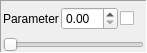
<?xml version="1.0" encoding="UTF-8"?>
<ui version="4.0">
 <class>ParameterWidget</class>
 <widget class="QFrame" name="ParameterWidget">
  <property name="geometry">
   <rect>
    <x>0</x>
    <y>0</y>
    <width>147</width>
    <height>53</height>
   </rect>
  </property>
  <property name="windowTitle">
   <string>ParameterWidget</string>
  </property>
  <property name="frameShape">
   <enum>QFrame::Panel</enum>
  </property>
  <property name="frameShadow">
   <enum>QFrame::Sunken</enum>
  </property>
  <layout class="QVBoxLayout" name="verticalLayout">
   <property name="spacing">
    <number>1</number>
   </property>
   <property name="leftMargin">
    <number>2</number>
   </property>
   <property name="topMargin">
    <number>0</number>
   </property>
   <property name="rightMargin">
    <number>2</number>
   </property>
   <property name="bottomMargin">
    <number>0</number>
   </property>
   <item>
    <widget class="QWidget" name="group" native="true">
     <layout class="QHBoxLayout" name="horizontalLayout">
      <property name="spacing">
       <number>2</number>
      </property>
      <property name="leftMargin">
       <number>0</number>
      </property>
      <property name="topMargin">
       <number>0</number>
      </property>
      <property name="rightMargin">
       <number>0</number>
      </property>
      <property name="bottomMargin">
       <number>0</number>
      </property>
      <item>
       <widget class="QLabel" name="label">
        <property name="text">
         <string>Parameter</string>
        </property>
        <property name="buddy">
         <cstring>spinbox</cstring>
        </property>
       </widget>
      </item>
      <item>
       <widget class="DoubleSpinBox" name="spinbox"/>
      </item>
      <item>
       <widget class="QCheckBox" name="checkbox">
        <property name="sizePolicy">
         <sizepolicy hsizetype="Preferred" vsizetype="Fixed">
          <horstretch>0</horstretch>
          <verstretch>0</verstretch>
         </sizepolicy>
        </property>
        <property name="toolTip">
         <string>fix parameter</string>
        </property>
        <property name="text">
         <string/>
        </property>
        <property name="checkable">
         <bool>true</bool>
        </property>
       </widget>
      </item>
     </layout>
    </widget>
   </item>
   <item>
    <widget class="DoubleSlider" name="slider">
     <property name="focusPolicy">
      <enum>Qt::NoFocus</enum>
     </property>
     <property name="orientation">
      <enum>Qt::Horizontal</enum>
     </property>
    </widget>
   </item>
  </layout>
 </widget>
 <customwidgets>
  <customwidget>
   <class>DoubleSlider</class>
   <extends>QSlider</extends>
   <header>DoubleSlider</header>
   <slots>
    <signal>valueChanged(double)</signal>
    <slot>setDisabled(int)</slot>
    <slot>setValue(double)</slot>
   </slots>
  </customwidget>
  <customwidget>
   <class>DoubleSpinBox</class>
   <extends>QDoubleSpinBox</extends>
   <header>DoubleSpinBox</header>
   <slots>
    <signal>editingFinished(double)</signal>
    <signal>buttonClicked(double)</signal>
    <slot>setDisabled(int)</slot>
   </slots>
  </customwidget>
 </customwidgets>
 <tabstops>
  <tabstop>spinbox</tabstop>
  <tabstop>checkbox</tabstop>
  <tabstop>slider</tabstop>
 </tabstops>
 <resources/>
 <connections>
  <connection>
   <sender>checkbox</sender>
   <signal>stateChanged(int)</signal>
   <receiver>slider</receiver>
   <slot>setDisabled(int)</slot>
   <hints>
    <hint type="sourcelabel">
     <x>133</x>
     <y>15</y>
    </hint>
    <hint type="destinationlabel">
     <x>74</x>
     <y>42</y>
    </hint>
   </hints>
  </connection>
  <connection>
   <sender>checkbox</sender>
   <signal>stateChanged(int)</signal>
   <receiver>spinbox</receiver>
   <slot>setDisabled(int)</slot>
   <hints>
    <hint type="sourcelabel">
     <x>133</x>
     <y>15</y>
    </hint>
    <hint type="destinationlabel">
     <x>96</x>
     <y>15</y>
    </hint>
   </hints>
  </connection>
  <connection>
   <sender>spinbox</sender>
   <signal>editingFinished(double)</signal>
   <receiver>slider</receiver>
   <slot>setValue(double)</slot>
   <hints>
    <hint type="sourcelabel">
     <x>96</x>
     <y>15</y>
    </hint>
    <hint type="destinationlabel">
     <x>74</x>
     <y>42</y>
    </hint>
   </hints>
  </connection>
  <connection>
   <sender>spinbox</sender>
   <signal>buttonClicked(double)</signal>
   <receiver>slider</receiver>
   <slot>setValue(double)</slot>
   <hints>
    <hint type="sourcelabel">
     <x>96</x>
     <y>15</y>
    </hint>
    <hint type="destinationlabel">
     <x>74</x>
     <y>42</y>
    </hint>
   </hints>
  </connection>
  <connection>
   <sender>slider</sender>
   <signal>valueChanged(double)</signal>
   <receiver>spinbox</receiver>
   <slot>setValue(double)</slot>
   <hints>
    <hint type="sourcelabel">
     <x>74</x>
     <y>42</y>
    </hint>
    <hint type="destinationlabel">
     <x>96</x>
     <y>15</y>
    </hint>
   </hints>
  </connection>
 </connections>
</ui>
